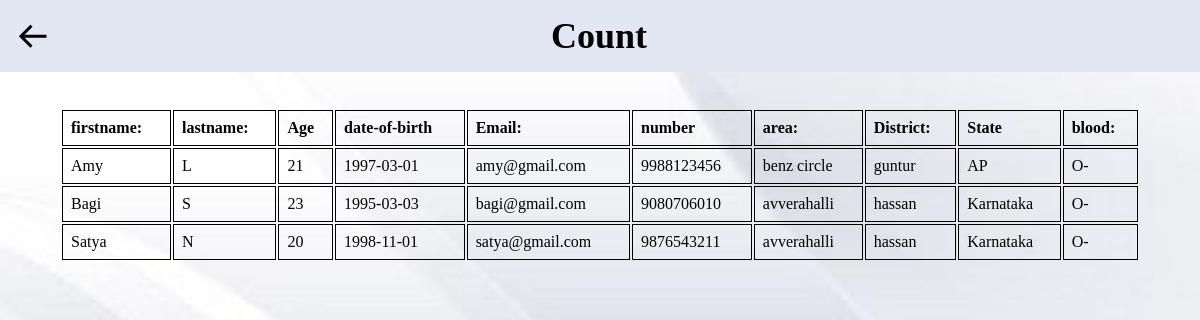
The app's page /patient_O-.php with its own data.
### tables this page shows
CREATE TABLE patient_register
(
    id INT PRIMARY KEY AUTO_INCREMENT,
    firstname VARCHAR(50) NOT NULL,
    lastname VARCHAR(50) NOT NULL,
    age INT,
    dob DATE,
    email VARCHAR(50),
    num VARCHAR(20),
    area VARCHAR(20),
    district VARCHAR(20),
    state VARCHAR(20),
    blood ENUM('A+','A-','B+','B-','AB+','AB-','O+','O-') 
);

### patient_O-.php (the view, shortened to what this page needs)
<?php
 $con = mysqli_connect("localhost","root","","register1");
        $query="select * from patient_register where blood='O-'";
?>
<!DOCTYPE html>
<html lang="en">
<head>
    <link href='https://unpkg.com/boxicons@2.1.4/css/boxicons.min.css' rel='stylesheet'>
</head>
<body>
<div class="row1">
    <div class="register">
    <i class='bx bx-arrow-back' onclick="window.location.href='patient_count.php'"></i>
        <h2>Count</h2>
    </div>
<br><br>
<div class="row">
    <div class="col-md-8">
        <form action="">
            <table>
            <tr>
                <th>firstname:</th>
                <th>lastname:</th>
                <th>Age</th>
                <th>date-of-birth</th>
                <th>Email:</th>
                <th>number</th>
                <th>area:</th>
                <th>District:</th>
                <th>State</th>
                <th>blood:</th>
            </tr>
            <?php
               $query_run=mysqli_query( $con, $query );
               while($row= mysqli_fetch_assoc($query_run)){
                $firstname=$row["firstname"];
                $lastname=$row["lastname"];
                $age=$row["age"];
                $dob=$row["dob"];
                $email=$row["email"];
                $num=$row["num"];
                $area=$row["area"];
                $district = $row['district'];
                $state= $row['state'];
                $blood=$row["blood"];
            ?>
                    <tr>
                        <td><?php echo $firstname;?></td>
                        <td><?php echo $lastname;?></td>
                        <td><?php echo $age;?></td>
                        <td><?php echo $dob;?></td>
                        <td><?php echo $email;?></td>
                        <td><?php echo $num;?></td>
                        <td><?php echo $area;?></td>
                        <td><?php echo $district;?></td>
                        <td><?php echo $state;?></td>
                        <td><?php echo $blood;?></td>
                    </tr>
            <?php
            }
            ?>
        </table>
        </form>
    </div>
   </div>
</body>
</html>

### patient_O-.php (style rules this page uses)
* { margin: 0; padding: 0; text-decoration: none; list-style: none; }
body { background-image: url("img/back1.jpg"); background-size: cover; background-repeat: no-repeat; }
.row1 .register { display: flex; align-items: center; background-color: #E3E6F3; padding: 15px; }
.row1 .register h2 { font-size: 36px; margin: 0; }
.row1 .register i.bx { margin-right: 500px; cursor: pointer; font-size: 36px; right: 10px; left: 10px; }
.row .col-md-8 table { width: 90%; margin: auto; }
.row .col-md-8 th, td { border: 1px solid; text-align: left; padding: 8px; }

### records on screen
patient_register: firstname "Amy", lastname "L", age "21", dob "1997-03-01", email "amy@gmail.com", num "9988123456", area "benz circle", district "guntur", state "AP", blood "O-"
patient_register: firstname "Bagi", lastname "S", age "23", dob "1995-03-03", email "bagi@gmail.com", num "9080706010", area "avverahalli", district "hassan", state "Karnataka", blood "O-"
patient_register: firstname "Satya", lastname "N", age "20", dob "1998-11-01", email "satya@gmail.com", num "9876543211", area "avverahalli", district "hassan", state "Karnataka", blood "O-"
